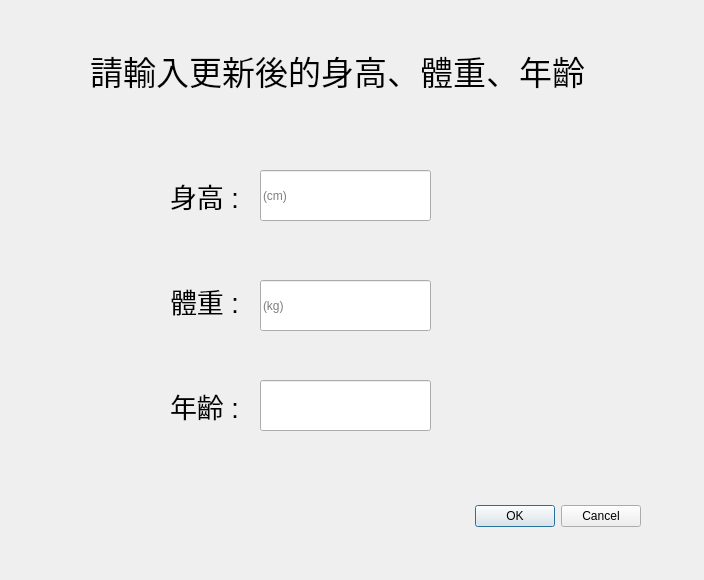
<?xml version="1.0" encoding="UTF-8"?>
<ui version="4.0">
 <class>Dialog</class>
 <widget class="QDialog" name="Dialog">
  <property name="geometry">
   <rect>
    <x>0</x>
    <y>0</y>
    <width>704</width>
    <height>580</height>
   </rect>
  </property>
  <property name="windowTitle">
   <string>update information</string>
  </property>
  <widget class="QDialogButtonBox" name="buttonBox">
   <property name="geometry">
    <rect>
     <x>460</x>
     <y>500</y>
     <width>181</width>
     <height>32</height>
    </rect>
   </property>
   <property name="orientation">
    <enum>Qt::Horizontal</enum>
   </property>
   <property name="standardButtons">
    <set>QDialogButtonBox::Cancel|QDialogButtonBox::Ok</set>
   </property>
  </widget>
  <widget class="QLabel" name="label">
   <property name="geometry">
    <rect>
     <x>170</x>
     <y>160</y>
     <width>81</width>
     <height>71</height>
    </rect>
   </property>
   <property name="font">
    <font>
     <pointsize>20</pointsize>
    </font>
   </property>
   <property name="text">
    <string>身高 : </string>
   </property>
  </widget>
  <widget class="QLabel" name="label_2">
   <property name="geometry">
    <rect>
     <x>170</x>
     <y>280</y>
     <width>67</width>
     <height>41</height>
    </rect>
   </property>
   <property name="font">
    <font>
     <pointsize>20</pointsize>
    </font>
   </property>
   <property name="text">
    <string>體重 : </string>
   </property>
  </widget>
  <widget class="QLabel" name="label_3">
   <property name="geometry">
    <rect>
     <x>170</x>
     <y>380</y>
     <width>67</width>
     <height>51</height>
    </rect>
   </property>
   <property name="font">
    <font>
     <pointsize>20</pointsize>
    </font>
   </property>
   <property name="text">
    <string>年齡 : </string>
   </property>
  </widget>
  <widget class="QLineEdit" name="lineEdit">
   <property name="geometry">
    <rect>
     <x>260</x>
     <y>170</y>
     <width>171</width>
     <height>51</height>
    </rect>
   </property>
   <property name="placeholderText">
    <string>(cm)</string>
   </property>
  </widget>
  <widget class="QLineEdit" name="lineEdit_2">
   <property name="geometry">
    <rect>
     <x>260</x>
     <y>280</y>
     <width>171</width>
     <height>51</height>
    </rect>
   </property>
   <property name="placeholderText">
    <string>(kg)</string>
   </property>
  </widget>
  <widget class="QLineEdit" name="lineEdit_3">
   <property name="geometry">
    <rect>
     <x>260</x>
     <y>380</y>
     <width>171</width>
     <height>51</height>
    </rect>
   </property>
  </widget>
  <widget class="QLabel" name="label_4">
   <property name="geometry">
    <rect>
     <x>90</x>
     <y>50</y>
     <width>541</width>
     <height>41</height>
    </rect>
   </property>
   <property name="font">
    <font>
     <pointsize>25</pointsize>
    </font>
   </property>
   <property name="text">
    <string>請輸入更新後的身高、體重、年齡</string>
   </property>
  </widget>
 </widget>
 <resources/>
 <connections>
  <connection>
   <sender>buttonBox</sender>
   <signal>accepted()</signal>
   <receiver>Dialog</receiver>
   <slot>accept()</slot>
   <hints>
    <hint type="sourcelabel">
     <x>248</x>
     <y>254</y>
    </hint>
    <hint type="destinationlabel">
     <x>157</x>
     <y>274</y>
    </hint>
   </hints>
  </connection>
  <connection>
   <sender>buttonBox</sender>
   <signal>rejected()</signal>
   <receiver>Dialog</receiver>
   <slot>reject()</slot>
   <hints>
    <hint type="sourcelabel">
     <x>316</x>
     <y>260</y>
    </hint>
    <hint type="destinationlabel">
     <x>286</x>
     <y>274</y>
    </hint>
   </hints>
  </connection>
 </connections>
</ui>
